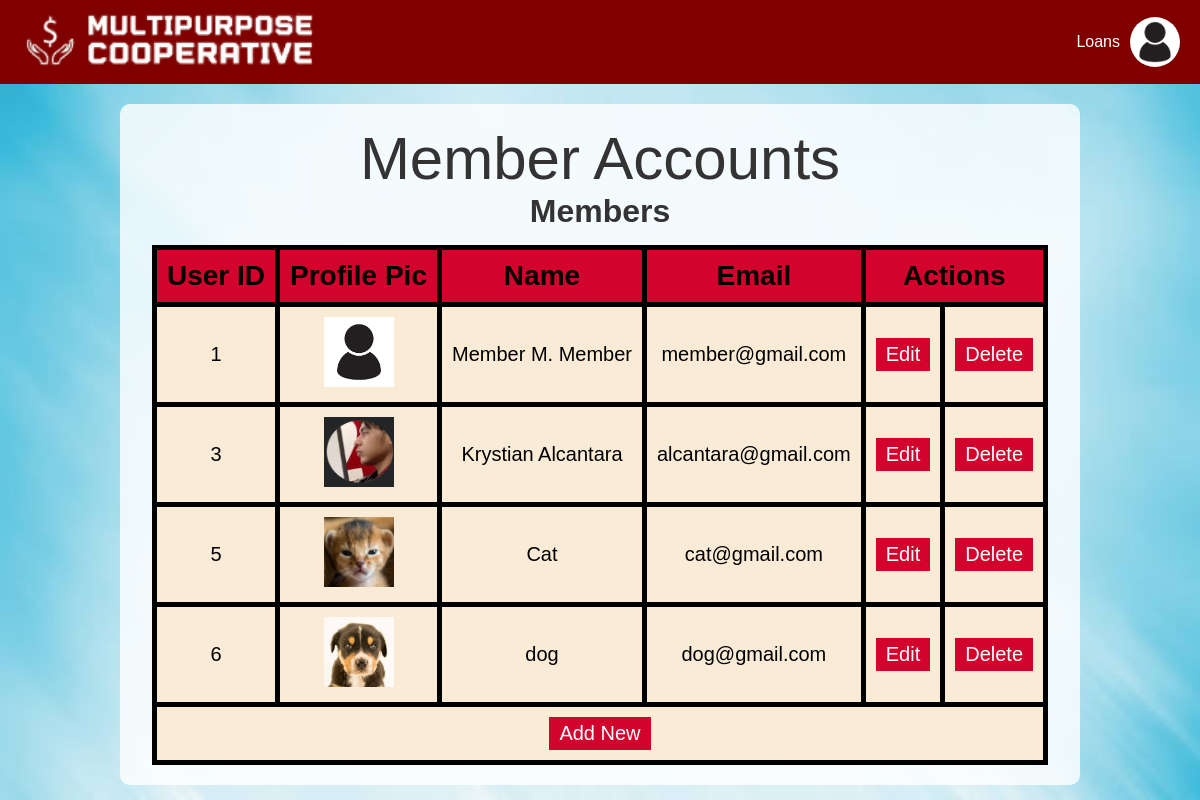
Screenshot of /coop/user2.php with the database file from the repository.
### tables this page shows
CREATE TABLE `Member` (
  `User_id` int(5) NOT NULL,
  `Name` varchar(100) NOT NULL,
  `Email` varchar(100) NOT NULL,
  `Password` varchar(20) NOT NULL,
  `ProfilePic` varchar(30) NOT NULL,
  `Balance` decimal(10,2) DEFAULT NULL
);

### coop/user2.php (the view, shortened to what this page needs)
<?php
include 'dbconnect.php';
$role = isset($_SESSION['role']) ? $_SESSION['role'] : '';
$profileImagePath = 'uploads/admin.jpg';
?>
<!DOCTYPE html>
<html lang="en">
<head>
    <link rel="stylesheet" href="style.css">
</head>
<body>
    <div class="top-banner">
        <div class="logo">
            <a href="homepage.php"><img src="logo.png" alt="Logo"></a>
        </div>
        <div class="menu-bar">
            <?php
                if (isset($role) && $role === 'Member') {
                    echo '<a href="balance.php">Balance</a>';
                } else {
                    echo '<a href="activeloans.php">Loans</a>';
                }
            ?>
        </div>
        <div class="profile">
            <button class="profile-btn" onclick="toggleMenu()">
                <img src="<?php echo $profileImagePath; ?>" alt="Profile Picture">
            </button>
        </div>
    </div>
    <div class="content">
        <label class="pagetitle">Member Accounts</label>
        <br>
        <?php
            $sql_member = "SELECT * FROM Member";
            $result_member = mysqli_query($conn, $sql_member);
            if (mysqli_num_rows($result_member) > 0) {
                ?>
                <h1>Members</h1>
                <table>
                    <th>User ID</th>
                    <th>Profile Pic</th>
                    <th>Name</th>
                    <th>Email</th>
                    <th colspan="2">Actions</th>
                    <?php
                    while ($row = mysqli_fetch_array($result_member)) {
                        $userId = $row["User_id"];
                        ?>
                        <tr>
                            <td style="text-align: center;"><?php echo $userId; ?></td>
                            <td style="text-align: center;"><img src="<?php echo $row['ProfilePic']; ?>" alt="Pics" width="70" height="70"></td>
                            <td><?php echo $row["Name"]; ?></td>
                            <td><?php echo $row["Email"]; ?></td>
                            <td><button onclick="openEditMemberModal('<?php echo $userId; ?>', '<?php echo $row['Name']; ?>', '<?php echo $row['Email']; ?>', '<?php echo $row['ProfilePic']; ?>')">Edit</button></td>
                            <td><a href="delete_member.php?user_id=<?php echo $userId; ?>" onclick="return confirm('Are you sure you want to delete this user?');"><button>Delete</button></a></td>
                        </tr>
                <?php } ?>
                    <tr>
                        <td style="text-align: center;" colspan="6"><button onclick="openAddMemberModal()">Add New</button></td>
                    </tr>
                </table>
                <?php
            } else {
                echo "No members found.";
            }
            ?>
    </div>
</body>
</html>

### coop/style.css (style rules this page uses)
* { margin: 0; padding: 0; box-sizing: border-box; font-family: Arial, sans-serif; }
body { background-image: url('homepagebg.jpg'); background-size: cover; background-repeat: no-repeat; background-attachment: fixed; }
.top-banner { display: flex; justify-content: space-between; align-items: center; background-color: #800000; color: white; padding: 10px 20px; position: relative; z-index: 10; }
.logo { display: flex; align-items: center; }
.logo img { width: 300px; height: 60px; margin-right: 15px; }
.menu-bar { display: flex; gap: 20px; margin-left: auto; align-items: center; }
.menu-bar a { text-decoration: none; color: white; font-size: 16px; padding: 5px 10px; transition: background-color 0.3s; }
.profile { display: flex; align-items: center; gap: 15px; }
.profile-btn { border: none; background: none; cursor: pointer; display: inline-block; width: 50px; height: 50px; border-radius: 50%; overflow: hidden; }
.profile-btn img { width: 100%; height: 100%; object-fit: cover; }
.profile-table th, td { border: 1px solid #ddd; padding: 10px; text-align: left; }

### coop/user2.php (style rules this page uses)
.content { margin-top: 20px; padding: 20px; background: rgba(255, 255, 255, 0.8); border-radius: 10px; width: 80%; margin-left: auto; margin-right: auto; text-align: center; }
.pagetitle { color: #333; margin-bottom: 30px; font-size: 60px; }
table { margin: 0 auto; background-color: antiquewhite; }
td { font-size: 20px; text-align: center; padding: 10px; }
th { font-size: 28px; text-align: center; padding: 10px; background-color: rgb(210, 4, 45); }
td button { background-color: rgb(210, 4, 45); color: white; border: none; padding: 5px 10px; cursor: pointer; font-size: 20px; }
table, th, tr, td { border: solid 5px; border-collapse: collapse; }
.content h1 { color: #333; margin-bottom: 15px; }

### rows the page displays
member: User_id "1", ProfilePic (picture), Name "Member M. Member", Email "member@gmail.com"
member: User_id "3", ProfilePic (picture), Name "Krystian Alcantara", Email "alcantara@gmail.com"
member: User_id "5", ProfilePic (picture), Name "Cat", Email "cat@gmail.com"
member: User_id "6", ProfilePic (picture), Name "dog", Email "dog@gmail.com"
